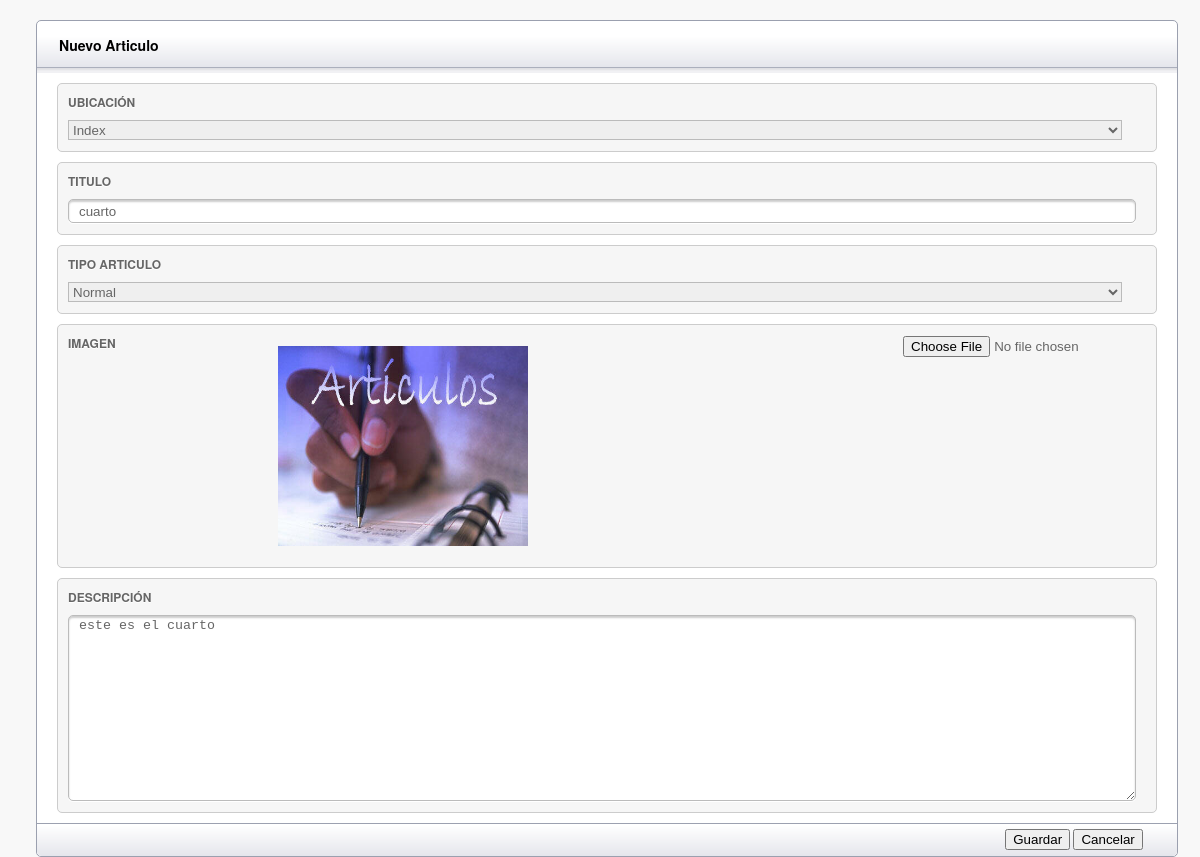
Screenshot of /Views/admin/Administrar_Sitio/Articulos/editar.php?id=4 with the database file from the repository.
### tables this page shows
CREATE TABLE IF NOT EXISTS `articulo` (
  `id_articulo` int(11) NOT NULL AUTO_INCREMENT,
  `nombre_articulo` varchar(50) NOT NULL,
  `tipo_articulo` varchar(50) NOT NULL,
  `descripcion` varchar(200) NOT NULL,
  `rut` varchar(15) NOT NULL,
  `fecha` date NOT NULL,
  `id_imagen` int(11) NOT NULL,
  `id_pagina` int(11) NOT NULL,
  PRIMARY KEY (`id_articulo`),
  KEY `id_imagen` (`id_imagen`),
  KEY `id_pagina` (`id_pagina`),
  KEY `rut` (`rut`)
);

CREATE TABLE IF NOT EXISTS `imagen` (
  `id_imagen` int(11) NOT NULL AUTO_INCREMENT,
  `nombre_imagen` varchar(100) NOT NULL,
  `tipo_imagen` varchar(200) NOT NULL,
  `rut` varchar(12) NOT NULL,
  `fecha` date NOT NULL,
  PRIMARY KEY (`id_imagen`),
  KEY `rut` (`rut`),
  KEY `rut_2` (`rut`),
  KEY `rut_3` (`rut`)
);

### Conection/db.php (called while the page is built, shortened)
<?php
class Conectar{
    public static function conexion(){
        $conexion=new mysqli("localhost", "root", "", "securepay_bd");
        $conexion->query("SET NAMES 'utf8'");
        return $conexion;
    }
}
?>

### Controller/articulo.controller.php (called while the page is built, shortened)
<?php
require_once("../../../../Model/articulo.model.php");
	function buscar_articulo($id){
		$articulo=new articulo_model();
		$datos=$articulo->buscar($id);
		return $datos;
	}
?>

### Model/articulo.model.php (called while the page is built, shortened)
<?php
class articulo_model{
    private $db;
    private $articulo;
    public function __construct(){
        $this->db=Conectar::conexion();
        $this->articulo=array();
    }
	    public function buscar($id){
        $consulta=$this->db->query("SELECT articulo.id_articulo, articulo.nombre_articulo, articulo.tipo_articulo, articulo.descripcion, articulo.id_imagen, articulo.id_pagina,imagen.nombre_imagen FROM articulo, imagen WHERE articulo.id_articulo = {$id} AND articulo.id_imagen = imagen.id_imagen;");
        while($filas=$consulta->fetch_assoc()){
            $this->articulo[]=$filas;
        }
        return $this->articulo;
    }
}
?>

### Views/admin/Administrar_Sitio/Articulos/editar.php (the view, shortened to what this page needs)
<?php
 require_once("../../../../Conection/db.php");
 require_once("../../../../Controller/articulo.controller.php");
?>
<!DOCTYPE html PUBLIC "-//W3C//DTD XHTML 1.0 Transitional//EN" "http://www.w3.org/TR/xhtml1/DTD/xhtml1-transitional.dtd">
<html xmlns="http://www.w3.org/1999/xhtml">
<head>
<link rel="stylesheet" href="../../../../css/layout.css" type="text/css" media="screen" />
</head>
<body>
<article class="module width_full">
			<header><h3 style="padding-left: 22px;">Nuevo Articulo</h3></header>
				<div class="module_content">
            <?php
			foreach (buscar_articulo( $_GET['id']) as $dato) {
			?>
						<fieldset>
							<label>Ubicación</label>
							<select name="id_pagina" id="id_pagina">
							  <option value="2">Index</option>
							</select>
						</fieldset>
                        <fieldset>
							<label>Titulo</label>
							<input type="text" value="<?php echo $dato['nombre_articulo'] ?>" id="nombre_articulo" required="required">
						</fieldset>
                        <fieldset>
                        <label>Tipo Articulo</label>
                        <select name="tipo_articulo" id="tipo_articulo">
                          <option value="Normal">Normal</option>
                        </select>
                        </fieldset>
                        <fieldset>
							<label>Imagen</label>
                            <img src="../../../../images/user_img/<?php echo $dato["nombre_imagen"] ?>" id="img" height="200" width="250" style="margin:10px" />
							<input style="float:right;" type="file" class="file-input" size="32" id="imagen" required="required">
						</fieldset>
						<fieldset>
							<label>Descripción</label>
		<textarea rows="12" id="descripcion"><?php echo $dato["descripcion"] ?></textarea>
						</fieldset>
			<?php } ?>
				</div>
			<footer>
				<div class="submit_link">
					<input type="button" value="Guardar" class="alt_btn">
				  <input type="button" value="Cancelar">
			  </div>
			</footer>
		</article>
</body>
</html>

### css/layout.css (style rules this page uses)
html, div, map, dt, isindex, form, header, aside, section, section, article, footer { display: block; }
html, body { height: 100%; margin: 0; padding: 0; font-family: "Helvetica Neue", Helvetica, Arial, Verdana, sans-serif; background: #F8F8F8; font-size: 12px; }
.module { border: 1px solid #9BA0AF; width: 100%; margin: 20px 3% 0 3%; margin-top: 20px; -webkit-border-radius: 5px; -moz-border-radius: 5px; border-radius: 5px; background: #ffffff; }
.module header { height: 38px; width: 100%; background: #F1F1F4 url(../images/secondary_bar.png) repeat-x; -webkit-border-top-left-radius: 5px; -webkit-border-top-right-radius: 5px; -moz-border-radius-topleft: 5px; -moz-border-radius-topright: 5px; border-top-left-radius: 5px; border-top-right-radius: 5px; }
.module footer { height: 32px; width: 100%; border-top: 1px solid #9CA1B0; background: #F1F1F4 url(../images/module_footer_bg.png) repeat-x; -webkit-border-bottom-left-radius: 5px; -webkit-border-bottom-right-radius: 5px; -moz-border-radius-bottomleft: 5px; -moz-border-radius-bottomright: 5px; -webkit-border-bottom-left-radius: 5px; -webkit-border-bottom-right-radius: 5px; }
.module_content { margin: 10px 20px; color: #666; }
.width_full { width: 95%; }
fieldset { -webkit-border-radius: 5px; -moz-border-radius: 5px; border-radius: 5px; background: #F6F6F6; border: 1px solid #ccc; padding: 1% 0%; margin: 10px 0; }
fieldset label { display: block; float: left; width: 200px; height: 25px; line-height: 25px; text-shadow: 0 1px 0 #fff; font-weight: bold; padding-left: 10px; margin: -5px 0 5px 0; text-transform: uppercase; }
fieldset input[type=text] { -webkit-border-radius: 5px; -moz-border-radius: 5px; border-radius: 5px; border: 1px solid #BBBBBB; height: 20px; color: #666666; -webkit-box-shadow: inset 0 2px 2px #ccc, 0 1px 0 #fff; -moz-box-shadow: inset 0 2px 2px #ccc, 0 1px 0 #fff; box-shadow: inset 0 2px 2px #ccc, 0 1px 0 #fff; padding-left: 10px; background-position: 10px 6px; margin: 0; display: block; float: left; width: 96%; margin: 0 10px; }
fieldset select { width: 96%; margin: 0 10px; border: 1px solid #bbb; height: 20px; color: #666666; }
fieldset textarea { -webkit-border-radius: 5px; -moz-border-radius: 5px; border-radius: 5px; border: 1px solid #BBBBBB; color: #666666; -webkit-box-shadow: inset 0 2px 2px #ccc, 0 1px 0 #fff; -moz-box-shadow: inset 0 2px 2px #ccc, 0 1px 0 #fff; box-shadow: inset 0 2px 2px #ccc, 0 1px 0 #fff; padding-left: 10px; background-position: 10px 6px; margin: 0 0.5%; display: block; float: left; width: 96%; margin: 0 10px; }
.submit_link { float: right; margin-right: 3%; padding: 5px 0; }

### rows the page displays
articulo: nombre_articulo "cuarto", id_imagen.nombre_imagen (picture), descripcion "este es el cuarto"
